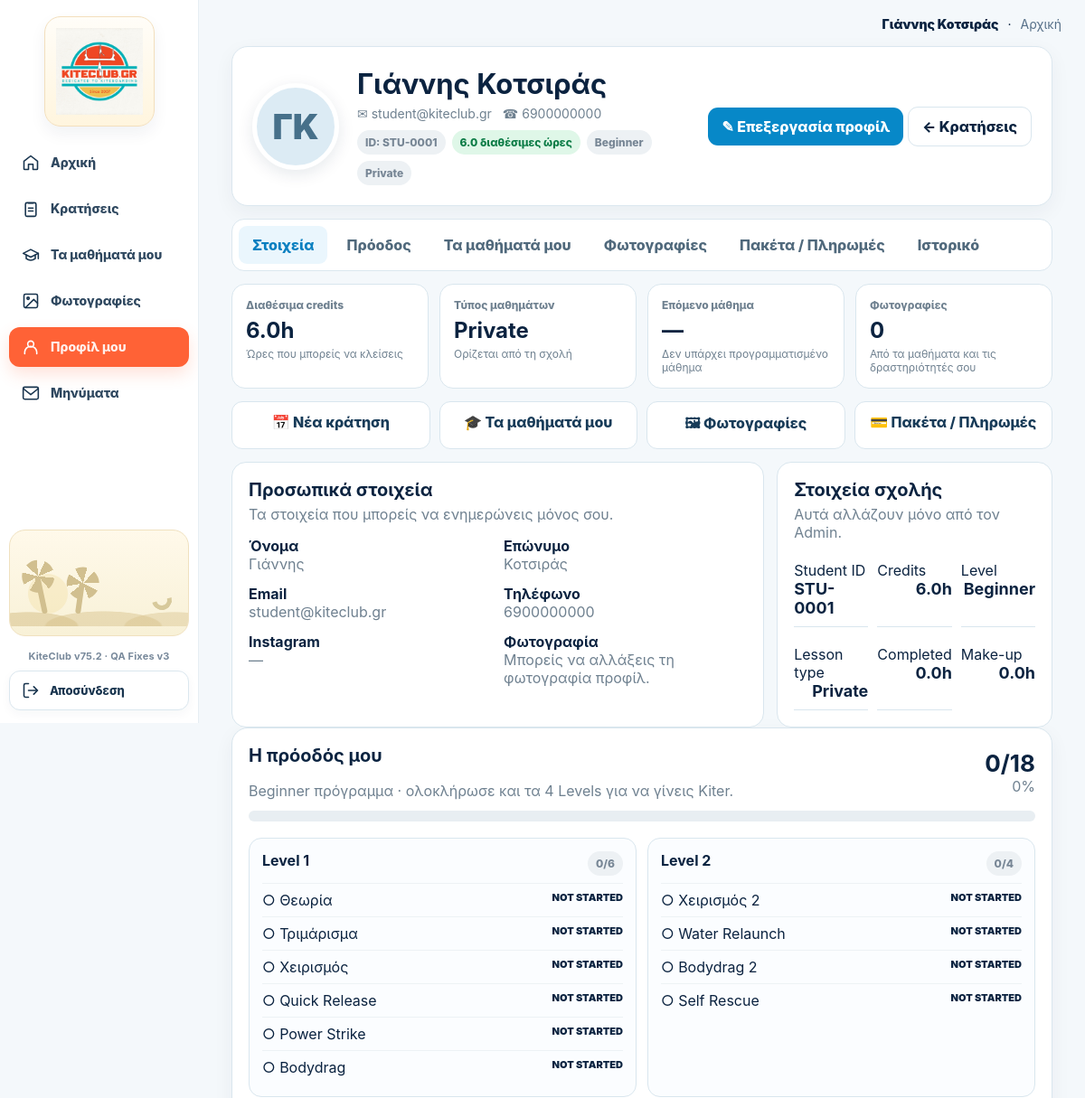
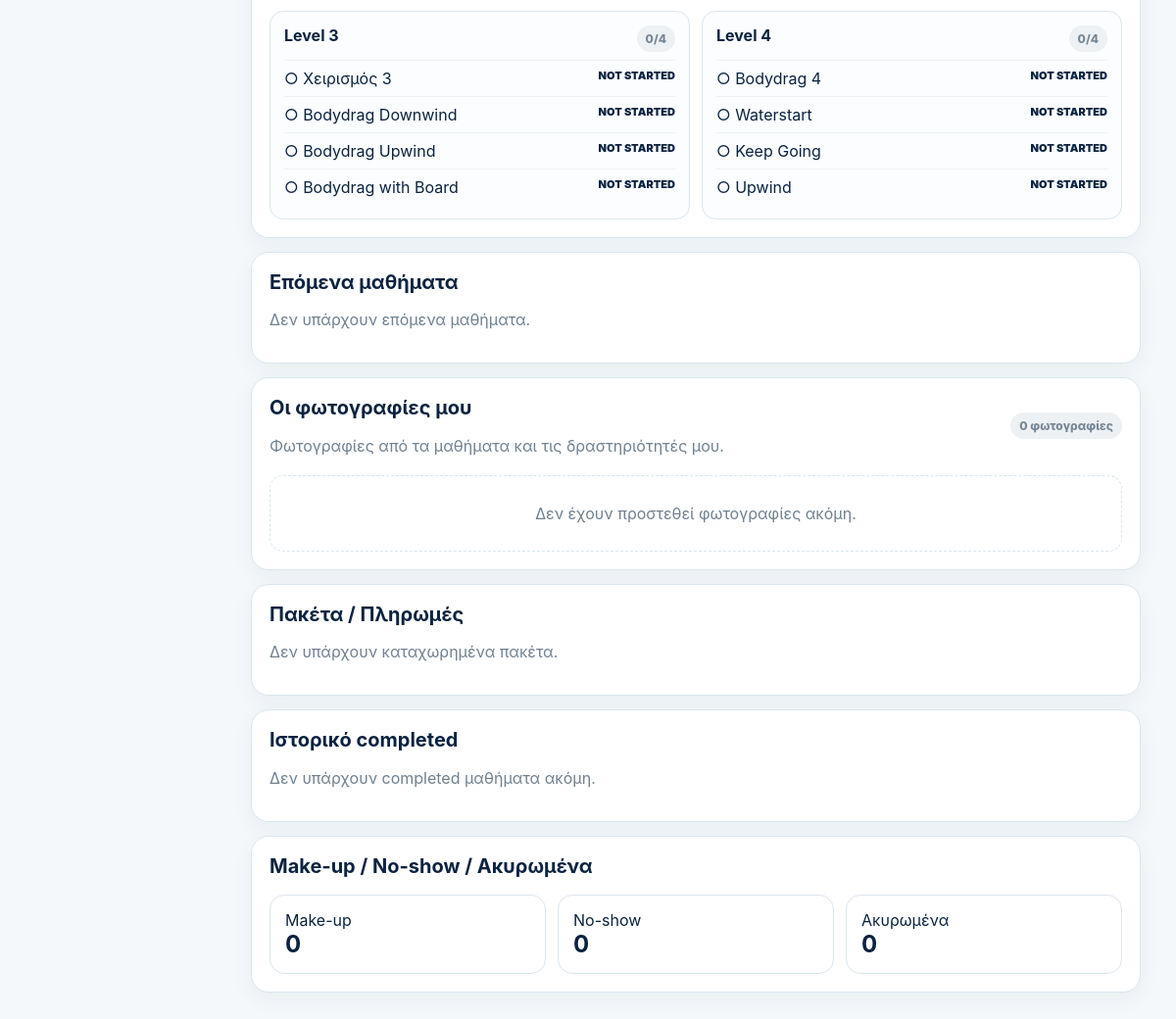
The app's page /student/profile (signed in) with its own data (2 pictures, top to bottom).
### tables this page shows
CREATE TABLE users(
      id INTEGER PRIMARY KEY, name TEXT, email TEXT UNIQUE, phone TEXT,
      role TEXT NOT NULL, password_hash TEXT NOT NULL, active INTEGER DEFAULT 1
    , profile_photo TEXT, surname TEXT, instagram TEXT);

CREATE TABLE students(
      user_id INTEGER PRIMARY KEY, credits REAL DEFAULT 0, level TEXT DEFAULT 'Beginner'
    , student_code TEXT, lesson_type TEXT DEFAULT 'private', group_id INTEGER, crew_member INTEGER DEFAULT 0, crew_start_date TEXT, crew_end_date TEXT, crew_fee REAL DEFAULT 0);

### app.py (the view, shortened to what this page needs)
@app.route("/student/profile")
def student_profile():
    u=current_user()
    if not u or u["role"]!="student": return redirect(url_for("login"))
    con=db()
    st=con.execute("""SELECT s.*,u.name,u.surname,u.email,u.phone,u.instagram,u.profile_photo FROM students s JOIN users u ON u.id=s.user_id WHERE s.user_id=?""",(u["id"],)).fetchone()
    group_members=_group_members(con,u["id"])
    rows=con.execute("""
      SELECT b.*,bp.payment_status participant_payment_status,
             COALESCE(bp.attendance_status,b.status) participant_status,
             COALESCE(bp.participant_next_skill,b.next_skill) participant_next_skill,
             COALESCE(bp.participant_notes,b.instructor_notes) participant_notes,
             sl.lesson_date,sl.start_time,
             ins.name instructor,ins.surname instructor_surname,
             COALESCE(day_sp.name,slot_sp.name) spot,
             (SELECT COUNT(*) FROM booking_participants bp2 WHERE bp2.booking_id=b.id) participant_count,
             (SELECT GROUP_CONCAT(TRIM(pu.name || ' ' || COALESCE(pu.surname,'')), ' · ')
                FROM booking_participants bp3 JOIN users pu ON pu.id=bp3.student_id
               WHERE bp3.booking_id=b.id) participant_names
      FROM booking_participants bp
      JOIN bookings b ON b.id=bp.booking_id
      JOIN slots sl ON sl.id=b.slot_id
      JOIN users ins ON ins.id=sl.instructor_id
      JOIN spots slot_sp ON slot_sp.id=sl.spot_id
      LEFT JOIN day_spots ds ON ds.lesson_date=sl.lesson_date
      LEFT JOIN spots day_sp ON day_sp.id=ds.spot_id
      WHERE bp.student_id=? ORDER BY sl.lesson_date DESC,sl.start_time DESC
    """,(u["id"],)).fetchall()
    now_dt=datetime.now(); upcoming=[]; completed=[]; cancelled=[]; no_shows=[]; makeups=[]
    completed_hours=0.0; no_show_hours=0.0; makeup_hours=0.0
    upcoming.sort(key=lambda b: (b["lesson_date"], b["start_time"], b["id"]))
    package_history=con.execute("""
      SELECT * FROM student_packages WHERE student_id=?
      ORDER BY purchased_at DESC,id DESC
    """,(u["id"],)).fetchall()
    today_iso=datetime.now().date().isoformat()
    crew_status="inactive"
    student_photos=con.execute("""
      SELECT * FROM student_photos WHERE student_id=?
      ORDER BY COALESCE(photo_date,'') DESC, created_at DESC, id DESC
    """,(u["id"],)).fetchall()
    progress=get_student_progress(con,u["id"])
    con.close()
    return render_template(
      "student_profile.html",student=st,upcoming=upcoming,completed=completed,
      cancelled=cancelled,no_shows=no_shows,makeups=makeups,completed_hours=completed_hours,
      no_show_hours=no_show_hours,makeup_hours=makeup_hours,package_history=package_history,group_members=group_members,
      crew_status=crew_status,student_photos=student_photos,progress=progress
    )

### templates/student_profile.html (shortened to what this page needs)
{% extends "base.html" %}{% block content %}
<link rel="stylesheet" href="{{ url_for('static', filename='student-portal.css') }}">
<link rel="stylesheet" href="{{url_for('static',filename='role-sidebar-v3.css')}}?v=3">
<div class="student-portal-shell">
  {% set student_nav='profile' %}{% include '_student_portal_sidebar.html' %}
  <main class="student-portal-main">
    <div class="student-portal-top"><strong>{{student.name}}{% if student.surname %} {{student.surname}}{% endif %}</strong> · <a href="{{url_for('student_home')}}">Αρχική</a></div>
    <div class="student-portal-content">
<div class="sp">
  <div class="student-profile-card">
    <div class="avatar">{% if student.profile_photo %}<img src="{{url_for('static',filename=student.profile_photo)}}" alt="{{student.name}}">{% else %}{{student.name[:1]}}{{student.surname[:1] if student.surname else ''}}{% endif %}</div>
    <div>
      <h1>{{student.name}}{% if student.surname %} {{student.surname}}{% endif %}</h1>
      <div class="meta"><span>✉ {{student.email}}</span>{% if student.phone %}<span>☎ {{student.phone}}</span>{% endif %}{% if student.instagram %}<span>◎ {{student.instagram}}</span>{% endif %}</div>
      <div class="badges"><span class="badge off">ID: {{student.student_code}}</span><span class="badge ok">{{student.credits}} διαθέσιμες ώρες</span><span class="badge off">{{progress.current_level}}</span><span class="badge off">{{'Private' if student.lesson_type=='private' else ('2P Group' if student.lesson_type=='2p' else '3P Group')}}</span>{% if crew_status=='active' %}<span class="badge ok">CREW MEMBER</span>{% endif %}</div>
    </div>
    <div class="actions"><a class="btn" href="{{url_for('student_profile_edit')}}">✎ Επεξεργασία προφίλ</a> <a class="btn alt" href="{{url_for('student')}}">← Κρατήσεις</a></div>
  </div>
  <div class="student-profile-tabs"><a class="active" href="#details">Στοιχεία</a><a href="#progress">Πρόοδος</a><a href="#lessons">Τα μαθήματά μου</a><a href="#photos">Φωτογραφίες</a><a href="#payments">Πακέτα / Πληρωμές</a><a href="#history">Ιστορικό</a></div>
  <div class="summary-cards">
    <div class="summary-card"><span>Διαθέσιμα credits</span><b>{{student.credits}}h</b><div class="small">Ώρες που μπορείς να κλείσεις</div></div>
    <div class="summary-card"><span>Τύπος μαθημάτων</span><b>{{'Private' if student.lesson_type=='private' else ('2P Group' if student.lesson_type=='2p' else '3P Group')}}</b><div class="small">Ορίζεται από τη σχολή</div></div>
    <div class="summary-card"><span>Επόμενο μάθημα</span>{% if upcoming %}<b>{{upcoming[0].start_time|hm24}}</b><div class="small">{{upcoming[0].lesson_date|gr_date}} · {{upcoming[0].instructor}}{% if upcoming[0].instructor_surname %} {{upcoming[0].instructor_surname}}{% endif %}</div>{% else %}<b>—</b><div class="small">Δεν υπάρχει προγραμματισμένο μάθημα</div>{% endif %}</div>
    <div class="summary-card"><span>Φωτογραφίες</span><b>{{student_photos|length}}</b><div class="small">Από τα μαθήματα και τις δραστηριότητές σου</div></div>
  </div>
  <div class="quick-nav" style="margin-bottom:14px"><a href="{{url_for('student')}}">📅 Νέα κράτηση</a><a href="#lessons">🎓 Τα μαθήματά μου</a><a href="#photos">🖼 Φωτογραφίες</a><a href="#payments">💳 Πακέτα / Πληρωμές</a></div>
  <section id="details" class="section-grid">
    <div class="panel">
      <h2>Προσωπικά στοιχεία</h2><div class="muted">Τα στοιχεία που μπορείς να ενημερώνεις μόνος σου.</div>
      <div class="view-grid" style="margin-top:15px">
        <div><b>Όνομα</b><div class="muted">{{student.name}}</div></div><div><b>Επώνυμο</b><div class="muted">{{student.surname or '—'}}</div></div>
        <div><b>Email</b><div class="muted">{{student.email}}</div></div><div><b>Τηλέφωνο</b><div class="muted">{{student.phone or '—'}}</div></div>
        <div><b>Instagram</b><div class="muted">{{student.instagram or '—'}}</div></div><div><b>Φωτογραφία</b><div class="muted">Μπορείς να αλλάξεις τη φωτογραφία προφίλ.</div></div>
      </div>
    </div>
    <div class="panel">
      <h2>Στοιχεία σχολής</h2><div class="muted">Αυτά αλλάζουν μόνο από τον Admin.</div>
      <div class="stats" style="margin-top:12px"><div class="stat">Student ID <b>{{student.student_code}}</b></div><div class="stat">Credits <b>{{student.credits}}h</b></div><div class="stat">Level <b>{{progress.current_level}}</b></div><div class="stat">Lesson type <b>{{'Private' if student.lesson_type=='private' else ('2P' if student.lesson_type=='2p' else '3P')}}</b></div><div class="stat">Completed <b>{{completed_hours}}h</b></div><div class="stat">Make-up <b>{{makeup_hours}}h</b></div></div>
    </div>
  </section>
  <div id="progress" class="card" style="margin-bottom:14px">
    <div style="display:flex;justify-content:space-between;gap:12px;align-items:center;flex-wrap:wrap"><div><h2>Η πρόοδός μου</h2><div class="muted">Beginner πρόγραμμα · ολοκλήρωσε και τα 4 Levels για να γίνεις Kiter.</div></div><div style="text-align:right"><b style="font-size:26px">{{progress.total_mastered}}/{{progress.total_skills}}</b><div class="muted">{{progress.percent}}%</div></div></div>
    <div class="progress-track"><div class="progress-fill" style="width:{{progress.percent}}%"></div></div>
    <div class="progress-levels">{% for level in progress.levels %}<div class="progress-level {% if level.complete %}done{% endif %}"><div class="progress-level-head"><b>{{level.title}}</b><span class="badge {{'ok' if level.complete else 'off'}}">{{level.mastered}}/{{level.count}}</span></div>{% for skill in level.skills %}<div class="progress-skill {{skill.status}}"><span>{% if skill.status=='mastered' %}✓{% elif skill.status=='practicing' %}◐{% else %}○{% endif %} {{skill.name}}</span><span class="progress-status">{{'MASTERED' if skill.status=='mastered' else ('PRACTICING' if skill.status=='practicing' else 'NOT STARTED')}}</span></div>{% endfor %}</div>{% endfor %}</div>
  </div>
  <div id="lessons" class="card"><h2>Επόμενα μαθήματα</h2>{% for b in upcoming %}<div class="item spread"><div><b>{{b.lesson_date|gr_date}} · {{b.start_time|hm24}} · {{b.instructor}}{% if b.instructor_surname %} {{b.instructor_surname}}{% endif %}</b><div class="muted">{{b.spot}} · {{b.duration}} ώρες{% if b.participant_count and b.participant_count>1 %} · {{b.participant_count}}P Group{% endif %}</div>{% if b.participant_count and b.participant_count>1 %}<div class="muted">{{b.participant_names}}</div>{% endif %}</div><span class="badge wait">{{b.status}}</span></div>{% else %}<p class="muted">Δεν υπάρχουν επόμενα μαθήματα.</p>{% endfor %}</div>
  <div id="photos" class="card"><div class="spread"><div><h2>Οι φωτογραφίες μου</h2><div class="muted">Φωτογραφίες από τα μαθήματα και τις δραστηριότητές μου.</div></div><span class="badge off">{{student_photos|length}} φωτογραφίες</span></div><br>{% if student_photos %}<div class="photo-grid">{% for ph in student_photos %}<article class="photo-card"><button type="button" class="student-photo-open" data-src="{{url_for('static',filename=ph.file_path)}}"><img src="{{url_for('static',filename=ph.file_path)}}" alt="{{ph.caption or 'Φωτογραφία μαθήματος'}}"></button><div class="photo-info"><div class="photo-date">{{ph.photo_date|gr_date if ph.photo_date else ''}}</div><div class="photo-caption">{{ph.caption or 'Φωτογραφία μαθήματος'}}</div></div></article>{% endfor %}</div>{% else %}<div class="photo-empty">Δεν έχουν προστεθεί φωτογραφίες ακόμη.</div>{% endif %}</div>
  <div id="payments" class="card"><h2>Πακέτα / Πληρωμές</h2>{% for p in package_history %}<div class="item spread"><div><b>{{p.package_name}}</b><div class="muted">{{p.hours_total}}h συνολικά · {{p.hours_remaining}}h υπόλοιπο · {{'%.2f'|format(p.price)}}€{% if p.paid_amount is defined %} · Πληρωμένα {{'%.2f'|format(p.paid_amount or 0)}}€{% endif %}</div></div><span class="badge {{'ok' if p.payment_status=='paid' else 'wait'}}">{{p.payment_status}}</span></div>{% else %}<p class="muted">Δεν υπάρχουν καταχωρημένα πακέτα.</p>{% endfor %}</div>
  <div id="history" class="card"><h2>Ιστορικό completed</h2>{% if completed %}<div style="overflow:auto"><table class="tbl"><tr><th>Ημερομηνία</th><th>Ώρα</th><th>Instructor</th><th>Spot</th><th>Διάρκεια</th><th>Επόμενη τεχνική</th></tr>{% for b in completed %}<tr><td>{{b.lesson_date|gr_date}}</td><td>{{b.start_time|hm24}}</td><td>{{b.instructor}}{% if b.instructor_surname %} {{b.instructor_surname}}{% endif %}</td><td>{{b.spot}}</td><td>{{b.duration}}h</td><td>{{b.next_skill or '—'}}</td></tr>{% endfor %}</table></div>{% else %}<p class="muted">Δεν υπάρχουν completed μαθήματα ακόμη.</p>{% endif %}</div>
  <div class="card"><h2>Make-up / No-show / Ακυρωμένα</h2><div class="cards"><div class="metric"><span>Make-up</span><b>{{makeups|length}}</b></div><div class="metric"><span>No-show</span><b>{{no_shows|length}}</b></div><div class="metric"><span>Ακυρωμένα</span><b>{{cancelled|length}}</b></div></div></div>
</div>
    </div>
  </main>
</div>
{% endblock %}

### records on screen
users: name "Γιάννης", surname "Κοτσιράς", name "Γ", surname "Κ", email "student@kiteclub.gr", phone "6900000000"
students: student_code "STU-0001", credits "6.0", lesson_type "Private"

### other values on screen
{{ app_version }} "KiteClub v75.2 · QA Fixes v3"
{{ progress.current_level }} "Beginner"
{{ student_photos|length }} "0"
{{ student.instagram or '—' }} "—"
{{ completed_hours }} "0.0"
{{ makeup_hours }} "0.0"
{{ progress.total_mastered }} "0"
{{ progress.total_skills }} "18"
{{ progress.percent }} "0"
{{ level.title }} "Level 1" "Level 2" "Level 3" "Level 4"
{{ level.mastered }} "0" "0" "0" "0"
{{ level.count }} "6" "4" "4" "4"
{{ skill.name }} "Θεωρία" "Τριμάρισμα" "Χειρισμός" "Quick Release" "Power Strike" "Bodydrag" "Χειρισμός 2" "Water Relaunch" "Bodydrag 2" "Self Rescue" "Χειρισμός 3" "Bodydrag Downwind" "Bodydrag Upwind" "Bodydrag with Board" "Bodydrag 4" "Waterstart" "Keep Going" "Upwind"
{{ makeups|length }} "0"
{{ no_shows|length }} "0"
